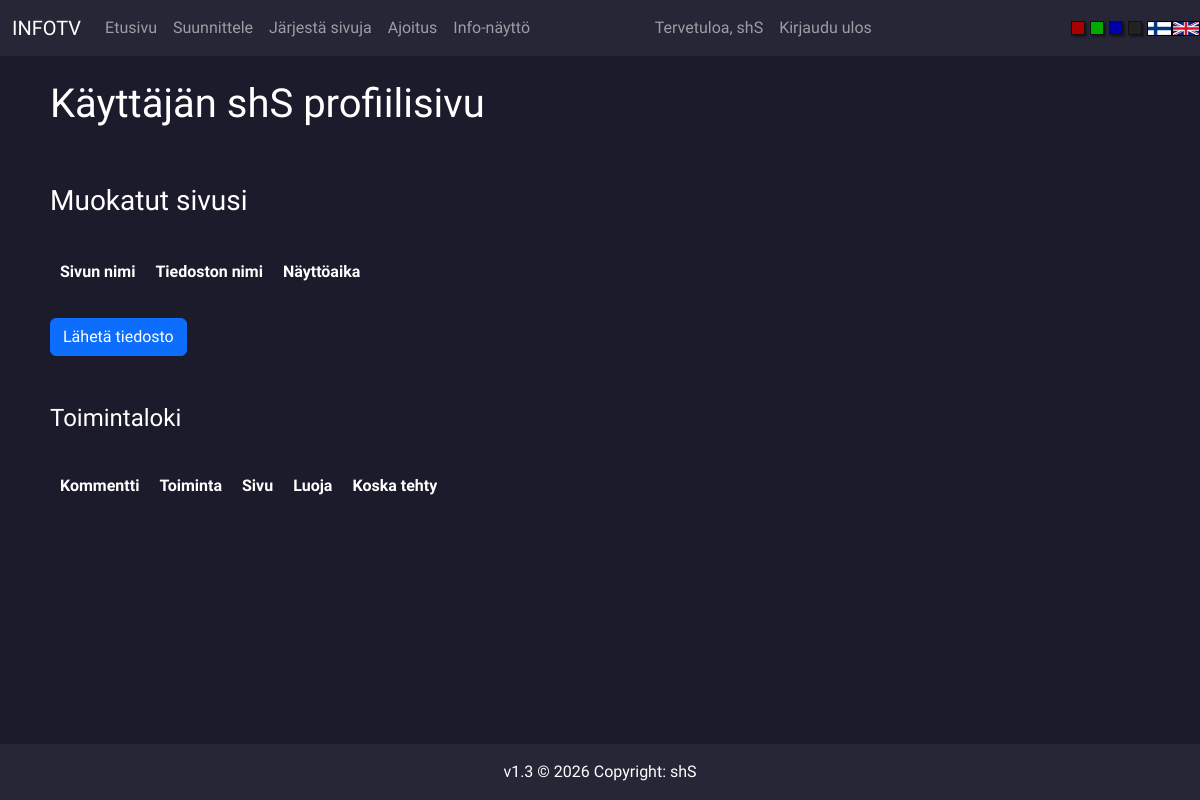
Before: /profile (signed in) with the older database file.
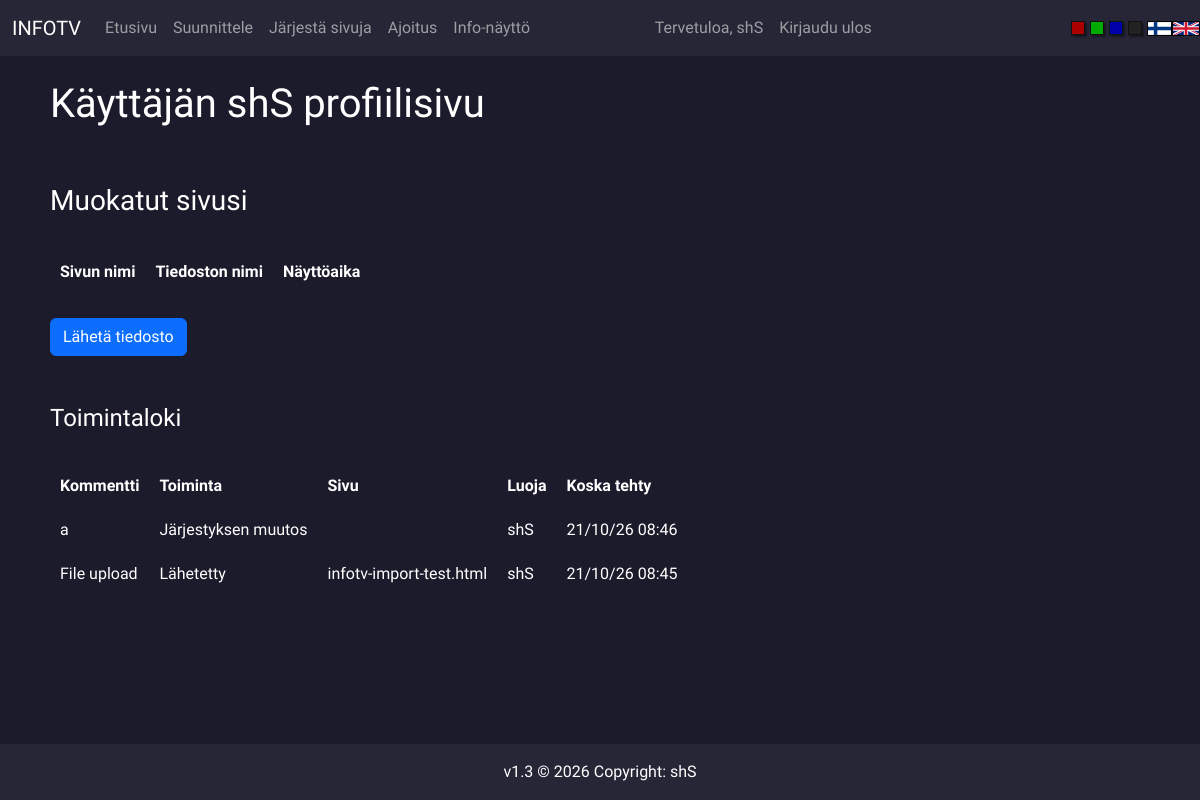
After: the same page with the newer database file.
### FlaskTV/models.py (models this page shows, shortened)
class User(db.Model, UserMixin):
    id = db.Column(db.Integer(), primary_key=True)
    username = db.Column(db.String(length=30), nullable=False, unique=True)
    email_address = db.Column(db.String(length=50), nullable=False, unique=True)
    password_hash = db.Column(db.String(length=60), nullable=False)
    modified_pages = db.relationship('Page', backref='owned_user', lazy=True)
    @property
    def password(self):
        return self.password

class Comment(db.Model):
    id = db.Column(db.Integer(), primary_key=True)
    owner = db.Column(db.Integer(), db.ForeignKey('user.id'), nullable=False)
    comment = db.Column(db.String(length=255), nullable=False)
    action = db.Column(db.String(length=255), nullable=False)
    pagefile_related = db.Column(db.String(length=255), nullable=True)
    time_created = db.Column(db.DateTime(timezone=True), server_default=func.now())
    @property
    def creator(self):
        return User.query.filter_by(id=self.owner).first()

### FlaskTV/routes.py (the view, shortened to what this page needs)
@app.route('/profile', methods=['GET', 'POST'])
@login_required
def profile_page():
    get_lang_prefix()
    removeform = langs.FORMS[langs.PREFIX]['removeform']()
    pages = Page.query.all()
    if current_user.username == 'admin':
        comments = Comment.query.all()
    else:
        comments = Comment.query.filter_by(owner=current_user.id).all()
    user = User.query.filter_by(username=current_user.username).first()
    all_users = User.query.all()
    return render_template(f'{langs.PREFIX}/profile.html', users=all_users, user=user, removeform=removeform,
                           comments=comments, pages=pages, actions=langs.ACTIONS[langs.PREFIX])

### FlaskTV/__init__.py (called while the page is built)
def datetimefilter(value, format="%d/%m/%y %H:%M"):
    tz = pytz.timezone('Europe/Helsinki')
    utc = pytz.timezone('UTC')
    value = utc.localize(value, is_dst=None).astimezone(pytz.utc)
    local_dt = value.astimezone(tz)
    return local_dt.strftime(format)

### FlaskTV/models.py (called while the page is built)
@login_manager.user_loader
def load_user(user_id):
    return User.query.get(int(user_id))

### FlaskTV/routes.py (called while the page is built)
def get_request_language():
    language = request.cookies.get('lang')
    return language if language in langs.LANGUAGES else langs.DEFAULT_LANGUAGE

@app.context_processor
def language_context():
    return {'current_lang': get_request_language()}

def get_lang_prefix():
    lang_prefix = get_request_language()
    langs.PREFIX = lang_prefix
    return lang_prefix

### FlaskTV/templates/fi/profile.html (shortened to what this page needs)
{% extends 'base.html' %}
{% block content %}
{% if current_user.username == 'admin' %}
<h1>Järjestelmänvalvojan sivut</h1>
{% else %}
<h1>Käyttäjän {{ current_user.username }} profiilisivu</h1>
{% endif %}
<br /><br />
<form method="POST">
{% if current_user.username == 'admin' %}
<h3>Kaikki sivut</h3>
<br />
<table>
    <tr class="fw-bold">
        <td>Sivun nimi</td>
        <td>Tiedoston nimi</td>
        <td>Näyttöaika</td>
        <td>Luoja</td>
    </tr>
{% for page in pages %}
    <tr>
    <td>{{ page.name }}</td>
    <td>{{ page.file }}</td>
    <td>{{ page.time }}</td>
    <td>{{ page.creator.username }}</td>
    {% if page.enabled %}
    <td><button type="button" id="disable-admin" data-bs-toggle="modal" data-bs-target="#Modal-RemoveConfirm-1" name="disable-{{ page.file }}" class="btn btn-outline-warning">Poista käytöstä</button></td>
    {% else %}
    <td><button type="button" id="enable-admin" data-bs-toggle="modal" data-bs-target="#Modal-RemoveConfirm-1" name="enable-{{ page.file }}" class="btn btn-primary">Ota käyttöön</button></td>
    {% endif %}
    <td><a href="{{ url_for('preview_page') }}?page={{ page.file }}" class="btn btn-info">Esikatsele</a></td>
    <td><button type="button" id="edit-admin" data-bs-toggle="modal" data-bs-target="#Modal-RemoveConfirm-1" name="edit-{{ page.file }}" class="btn btn-info">Muokkaa</button></td>
    <td><button type="button" id="rename-admin" data-bs-toggle="modal" data-bs-target="#Modal-RemoveConfirm-1" name="rename-{{ page.file }}" class="btn btn-success">Nimeä uudelleen</button></td>
    <td><button type="button" id="delete-admin" data-bs-toggle="modal" data-bs-target="#Modal-RemoveConfirm-1" name="delete-{{ page.file }}" class="btn btn-danger">Poista</button></td>
    </tr>
{% endfor %}
</table>
{% else %}
<h3>Muokatut sivusi</h3>
<br />
<table>
    <tr class="fw-bold">
        <td>Sivun nimi</td>
        <td>Tiedoston nimi</td>
        <td>Näyttöaika</td>
    </tr>
</table>
{% endif %}
<br />
<a href="{{ url_for('upload_page') }}" class="btn btn-primary">Lähetä tiedosto</a>
<br /><br /><br />
<h4>Toimintaloki</h4>
<br />
<table>
    <tr class="fw-bold">
        <td>Kommentti</td>
        <td>Toiminta</td>
        <td>Sivu</td>
        <td>Luoja</td>
        <td>Koska tehty</td>
    </tr>
    {% for comment in comments|reverse %}
    <tr>
        <td>{{ comment.comment }}</td>
        <td>{{ actions[comment.action] }}</td>
        <td>{{ comment.pagefile_related }}</td>
        <td>{{ comment.creator.username }} </td>
        <td>{{ comment.time_created | datetimefilter }}</td>
    </tr>
    {% endfor %}
</table>
</form>
{% endblock %}

### FlaskTV/templates/base.html (shortened to what this page needs)
<!DOCTYPE html>
<html lang="{{ current_lang }}">
<head>
    <link href="https://cdn.jsdelivr.net/npm/bootstrap@5.3.1/dist/css/bootstrap.min.css" rel="stylesheet">
    <link href="/static/base.css" rel="stylesheet" type="text/css">
    {% if request.cookies.get("theme") %}
    <link href="/static/{{ request.cookies.get('theme') }}.css" rel="stylesheet" type="text/css">
    {% else %}
    <link href="/static/blue.css" rel="stylesheet" type="text/css">
    {% endif %}
</head>
<body>
    {% include current_lang ~ "/nav.html" %}
    <br />
    <div id="main">
    {% block content %}
    {% endblock %}
  </div><br/><br/>
  <footer class="footer-bs text-center">
      <div class="text-center p-3">
          v1.3 © 2026 Copyright: shS
      </div>
</footer>
</body>
</html>

### FlaskTV/templates/fi/nav.html (shortened to what this page needs)
{% if request.cookies.get("theme") == "white" %}
<nav class="navbar navbar-expand-md navbar-light fw-bold s-accent">
{% else %}
<nav class="navbar navbar-expand-md navbar-dark s-accent">
{% endif %}
      <div class="container-fluid">
      <a class="navbar-brand" href="#">INFOTV</a>
      <div class="navbar-collapse multi-collapse collapse w-100" id="navbarNav">
        <ul class="navbar-nav mr-auto">
            <li class="nav-item active">
                <a class="nav-link" href="{{ url_for('home_page') }}">Etusivu</a>
            </li>
            <li class="nav-item">
                <a class="nav-link" href="{{ url_for('design_page') }}">Suunnittele</a>
            </li>
            <li class="nav-item">
                <a class="nav-link" href="{{ url_for('arrange_page') }}">Järjestä sivuja</a>
            </li>
            <li class="nav-item">
                <a class="nav-link" href="{{ url_for('timing_page') }}">Ajoitus</a>
            </li>
            <li class="nav-item">
                <a class="nav-link" href="{{ url_for('view_page') }}">Info-näyttö</a>
            </li>
        </ul>
        </div>
        {% if current_user.is_authenticated %}
        <div class="w-75 navbar-collapse multi-collapse collapse" id="navbarCred">
        <ul class="navbar-nav ml-auto">
            <li class="nav-item">
                <a class="nav-link" href="{{ url_for('profile_page') }}">Tervetuloa, {{ current_user.username }}</a>
            </li>
            <li class="nav-item">
                <a class="nav-link" href="{{ url_for('logout_page') }}">Kirjaudu ulos</a>
            </li>
        </ul>
      </div>
        {% endif %}
    </div>
    <div class="s-row">
        <a href="/set/red"><div class="s-square s-red"></div></a>
        <a href="/set/green"><div class="s-square s-green"></div></a>
        <a href="/set/blue"><div class="s-square s-blue"></div></a>
        <a href="/set/black"><div class="s-square s-black"></div></a>
        <a href="/lang/fi">
        <div class="f-fin-box">
            <div class="f-fin"></div>
        </div></a>
        <a href="/lang/en">
        <div class="f-en-box">
            <div class="f-en"></div>
        </div></a>
    </div>
    </nav>

### FlaskTV/static/base.css (style rules this page uses)
body { font-family: 'Raleway', sans-serif; font-size: 1.0em; }
.s-row { display: flex; justify-items: flex-start; }
.s-square { height: 14px; width: 14px; border: 1px solid #111; box-shadow: 2px 2px 2px 0px rgba(0, 0, 0, 0.4); margin-right: 5px; }
.s-red { background-color: #a00; }
.s-green { background-color: #0a0; }
.s-blue { background-color: #00a; }
.s-black { background-color: #222; }
.f-fin { width: 100%; height: 100%; background-size: contain; }
.f-en { width: 100%; height: 100%; background-size: contain; }
.f-fin-box { width: 25px; height:15px; border: 1px solid #000; }
.f-en-box { width: 28px; height:15px; border: 1px solid #000; }
th, td { padding: 10px; }
#main { margin-left: 50px; margin-right: 50px; margin-bottom: 50px; }

### FlaskTV/static/blue.css (style rules this page uses)
body { background-color: #1b1b2b; color: #fff; position: relative; }
.s-accent { color: #fff; background-color: #262636; }
.footer-bs { background-color: #262636; position: fixed; width: 100%; min-height: 30px; z-index: 1; bottom: 0; left: 0; }

Changed rows visible on the page:
added Comment: comment "a", action "Järjestyksen muutos", creator.username "shS", time_created "21/10/26 08:46"
added Comment: comment "File upload", action "Lähetetty", pagefile_related "infotv-import-test.html", creator.username "shS", time_created "21/10/26 08:45"
